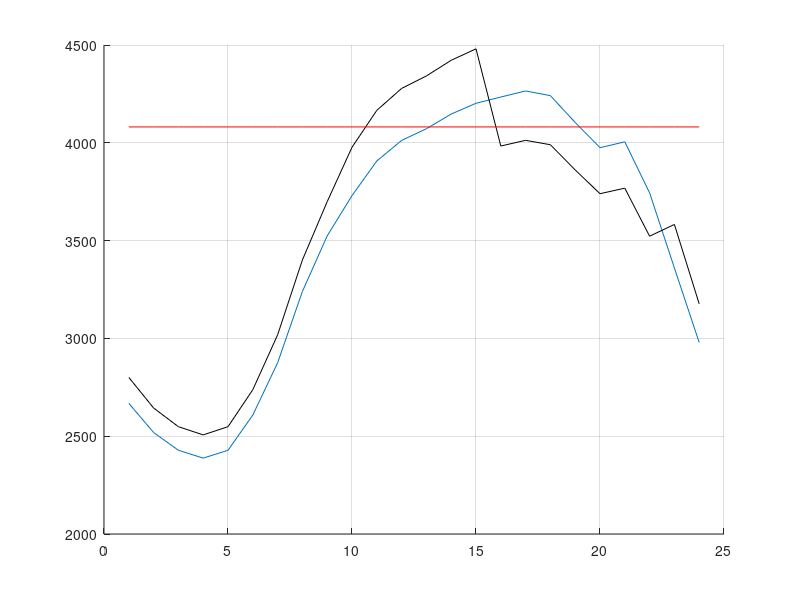

Write the MATLAB code that produced this figure.
clear;
clc;
% load profile %%%%%%%%%%%%%%%%%%%%%%%%%%%
hour=[1;2;3;4;5;6;7;8;9;10;11;12;13;14;15;16;17;18;19;20;21;22;23;24];
demand=[2668;2519;2428;2388;2428;2608;2875;3240;3524;3730;3907;4012;4072;4147;4202;4234;4265;4241;4104;3975;4005;3744;3360;2979];
price=[15.77;16.78;15.04;14.14;16.53;16.85;21.48;18.9;17.52;22.05;39.51;49.29;25.03;20.88;22.42;23.05;28.8;37.36;34;29.11;39.63;19.06;19.25;17.3];
% fr = flat rate
totcost=0;
totdemand=0;
for i=1:1:24
    totcost=demand(i)*price(i)+totcost;
    totdemand=totdemand+demand(i);
end
fr=totcost/totdemand;
for i=1:1:24
    price0(i)=fr;
end
%%%% an argument for the reward
for i=1:1:24
    reward0(i)=0;
end
%%% reward for peak time
for i=16:1:22
    reward0(i)=15;
end

price=price0;

%%%%price elasticity martrix:      peak      offpeak       low
%%%%                    peak        -0.1      0.016        0.012
%%%%                    offpeak     0.016     -0.1         0.01
%%%%                    low         0.012     0.01          -0.1
%%%%% for this data set, the best timing are as follows : peak time 16-22 ,
%%%%% offpeak time 10-15 and 23-24 and low time 1-9


%%%% hours 1-9 are the low rate times
for i=1:9
    demand2(i)=demand(i)+(-0.1)*[demand(i)/price0(i)]*(price(i)-price0(i)+reward0(i))...
            +(0.01)*[demand(i)/price0(10)]*(price(10)-price0(10)+reward0(10))...
            +(0.01)*[demand(i)/price0(11)]*(price(10)-price0(11)+reward0(11))...
            +(0.01)*[demand(i)/price0(12)]*(price(12)-price0(12)+reward0(12))...
            +(0.01)*[demand(i)/price0(13)]*(price(13)-price0(13)+reward0(13))...
            +(0.01)*[demand(i)/price0(14)]*(price(14)-price0(14)+reward0(14))...
            +(0.01)*[demand(i)/price0(15)]*(price(15)-price0(15)+reward0(15))...        
            +(0.012)*[demand(i)/price0(16)]*(price(16)-price0(16)+reward0(16))...
            +(0.012)*[demand(i)/price0(17)]*(price(17)-price0(17)+reward0(17))...
            +(0.012)*[demand(i)/price0(18)]*(price(18)-price0(18)+reward0(18))...
            +(0.012)*[demand(i)/price0(19)]*(price(19)-price0(19)+reward0(19))...
            +(0.012)*[demand(i)/price0(20)]*(price(20)-price0(20)+reward0(20))...
            +(0.012)*[demand(i)/price0(21)]*(price(21)-price0(21)+reward0(21))...
            +(0.012)*[demand(i)/price0(22)]*(price(22)-price0(22)+reward0(22))...            
            +(0.01)*[demand(i)/price0(23)]*(price(23)-price0(23)+reward0(23))...
            +(0.01)*[demand(i)/price0(24)]*(price(24)-price0(24)+reward0(24));
end

%%%% hours 10-15 and 23-24 are the off peak times
for i=10:15
    demand2(i)=demand(i)+(-0.1)*[demand(i)/price0(i)]*(price(i)-price0(i)+reward0(i))...
        +(0.01)*[demand(i)/price0(1)]*(price(1)-price0(1)+reward0(1))...
        +(0.01)*[demand(i)/price0(2)]*(price(2)-price0(2)+reward0(2))...
        +(0.01)*[demand(i)/price0(3)]*(price(3)-price0(3)+reward0(3))...
        +(0.01)*[demand(i)/price0(4)]*(price(4)-price0(4)+reward0(4))...
        +(0.01)*[demand(i)/price0(5)]*(price(5)-price0(5)+reward0(5))...
        +(0.01)*[demand(i)/price0(6)]*(price(6)-price0(6)+reward0(6))...
        +(0.01)*[demand(i)/price0(7)]*(price(7)-price0(7)+reward0(7))...
        +(0.01)*[demand(i)/price0(8)]*(price(8)-price0(8)+reward0(8))...
        +(0.01)*[demand(i)/price0(9)]*(price(9)-price0(9)+reward0(9))...        
        +(0.016)*[demand(i)/price0(16)]*(price(16)-price0(16)+reward0(16))...
        +(0.016)*[demand(i)/price0(17)]*(price(17)-price0(17)+reward0(17))...
        +(0.016)*[demand(i)/price0(18)]*(price(18)-price0(18)+reward0(18))...
        +(0.016)*[demand(i)/price0(19)]*(price(19)-price0(19)+reward0(19))...
        +(0.016)*[demand(i)/price0(20)]*(price(20)-price0(20)+reward0(20))...
        +(0.016)*[demand(i)/price0(21)]*(price(21)-price0(21)+reward0(21))...
        +(0.016)*[demand(i)/price0(22)]*(price(22)-price0(22)+reward0(22));
end
for i=23:24
    demand2(i)=demand(i)+(-0.1)*[demand(i)/price0(i)]*(price(i)-price0(i)+reward0(i))...
        +(0.01)*[demand(i)/price0(1)]*(price(1)-price0(1)+reward0(1))...
        +(0.01)*[demand(i)/price0(2)]*(price(2)-price0(2)+reward0(2))...
        +(0.01)*[demand(i)/price0(3)]*(price(3)-price0(3)+reward0(3))...
        +(0.01)*[demand(i)/price0(4)]*(price(4)-price0(4)+reward0(4))...
        +(0.01)*[demand(i)/price0(5)]*(price(5)-price0(5)+reward0(5))...
        +(0.01)*[demand(i)/price0(6)]*(price(6)-price0(6)+reward0(6))...
        +(0.01)*[demand(i)/price0(7)]*(price(7)-price0(7)+reward0(7))...
        +(0.01)*[demand(i)/price0(8)]*(price(8)-price0(8)+reward0(8))...
        +(0.01)*[demand(i)/price0(9)]*(price(9)-price0(9)+reward0(9))...        
        +(0.016)*[demand(i)/price0(16)]*(price(16)-price0(16)+reward0(16))...
        +(0.016)*[demand(i)/price0(17)]*(price(17)-price0(17)+reward0(17))...
        +(0.016)*[demand(i)/price0(18)]*(price(18)-price0(18)+reward0(18))...
        +(0.016)*[demand(i)/price0(19)]*(price(19)-price0(19)+reward0(19))...
        +(0.016)*[demand(i)/price0(20)]*(price(20)-price0(20)+reward0(20))...
        +(0.016)*[demand(i)/price0(21)]*(price(21)-price0(21)+reward0(21))...
        +(0.016)*[demand(i)/price0(22)]*(price(22)-price0(22)+reward0(22));
end

%%%% hours 16-22 are the peak time
for i=16:22
     demand2(i)=demand(i)+(-0.1)*[demand(i)/price0(i)]*(price(i)-price0(i)+reward0(i))...
        +(0.012)*[demand(i)/price0(1)]*(price(1)-price0(1)+reward0(1))...
        +(0.012)*[demand(i)/price0(2)]*(price(2)-price0(2)+reward0(2))...
        +(0.012)*[demand(i)/price0(3)]*(price(3)-price0(3)+reward0(3))...
        +(0.012)*[demand(i)/price0(4)]*(price(4)-price0(4)+reward0(4))...
        +(0.012)*[demand(i)/price0(5)]*(price(5)-price0(5)+reward0(5))...
        +(0.012)*[demand(i)/price0(6)]*(price(6)-price0(6)+reward0(6))...
        +(0.012)*[demand(i)/price0(7)]*(price(7)-price0(7)+reward0(7))...
        +(0.012)*[demand(i)/price0(8)]*(price(8)-price0(8)+reward0(8))...
        +(0.012)*[demand(i)/price0(9)]*(price(9)-price0(9)+reward0(9))...
            +(0.016)*[demand(i)/price0(10)]*(price(10)-price0(10)+reward0(10))...
            +(0.016)*[demand(i)/price0(11)]*(price(10)-price0(11)+reward0(11))...
            +(0.016)*[demand(i)/price0(12)]*(price(12)-price0(12)+reward0(12))...
            +(0.016)*[demand(i)/price0(13)]*(price(13)-price0(13)+reward0(13))...
            +(0.016)*[demand(i)/price0(14)]*(price(14)-price0(14)+reward0(14))...
            +(0.016)*[demand(i)/price0(15)]*(price(15)-price0(15)+reward0(15))...                  
            +(0.016)*[demand(i)/price0(23)]*(price(23)-price0(23)+reward0(23))...
            +(0.016)*[demand(i)/price0(24)]*(price(24)-price0(24)+reward0(24));
   
end
peak=0;
peakhours=0;
for i=16:1:22
    peak=demand(i)+peak;
    peakhours=peakhours+1;
end
for i=1:1:24
    bline(i)=peak/peakhours;
end

hold on
plot(hour,demand)
plot(hour,demand2,'k')
plot (bline,'r')
grid on


%%%% calculation
% flat rate total cost
totcost
totdemand
peak2=0;
for i=16:1:22
    peak2=demand2(i)+peak2;
end
peak2/peak
totcost2=0;
totdemand2=0;
for i=1:1:24
    totcost2=demand2(i)*price(i)+totcost2;
    totdemand2=totdemand2+demand2(i);
end
totcost2
totdemand2

%%%% customer credit
totcredit=0
for j=16:1:22
    totcredit=totcredit+abs(demand2(j)-bline(j))*reward0(j);
end
Tot=totcost2-totcredit
